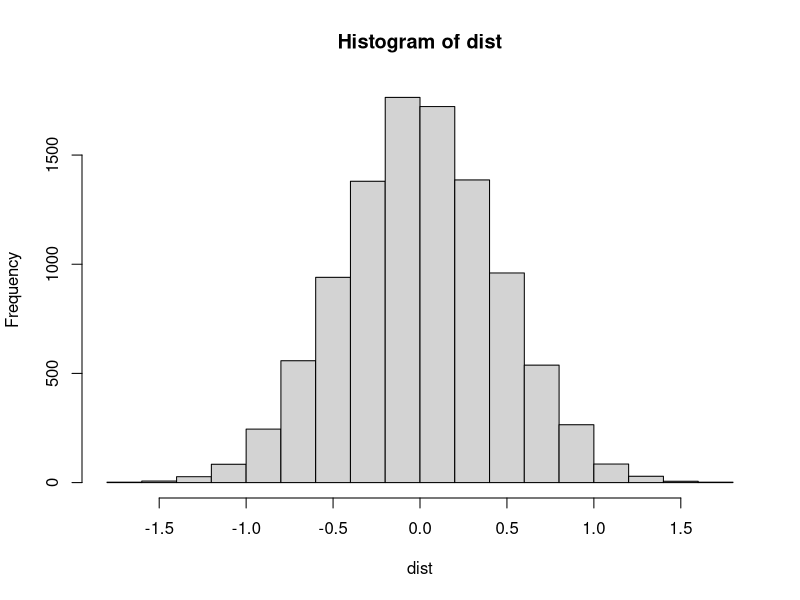
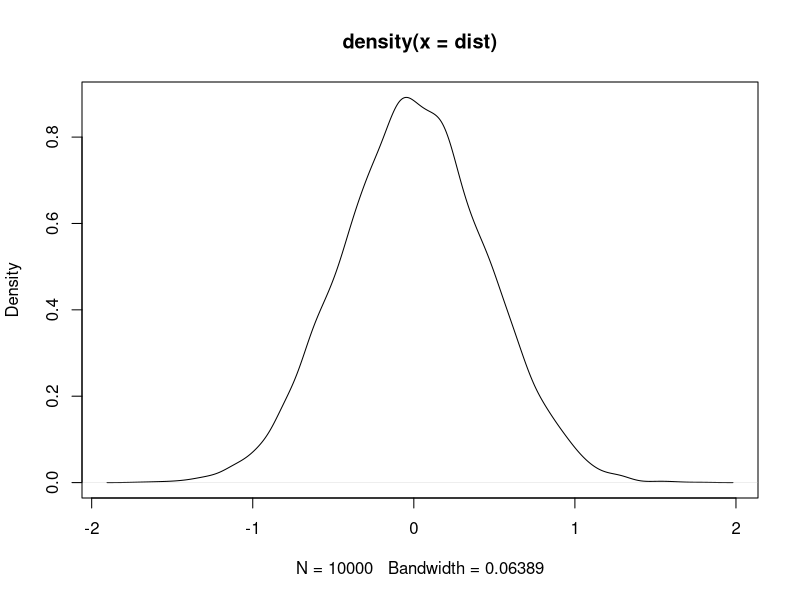
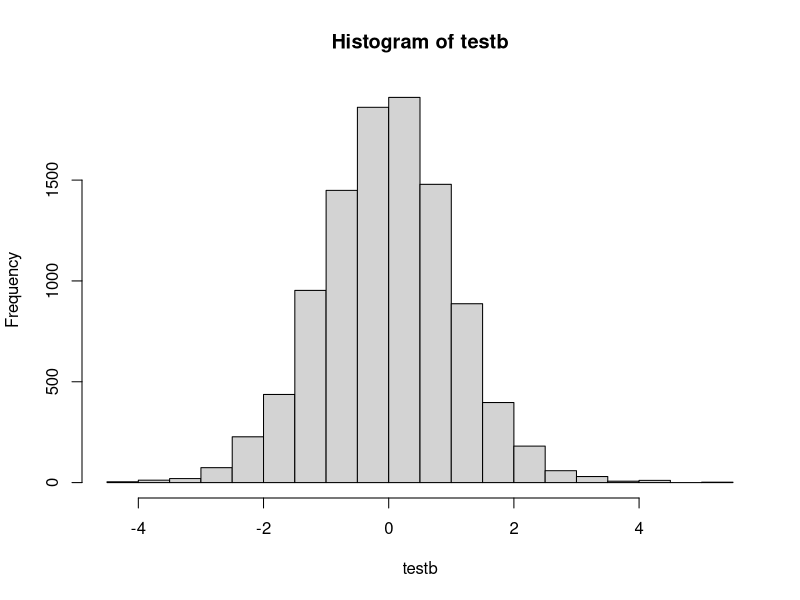

Here is the R script that generated these plots, in order:
## ---- chunk 1
#Normal Distribution M=0, SD=1

#rnorm(10,0,1)

dist<- c()

for (i in 1:10000)
{
  a<-rnorm(10,0,1)
  b<-rnorm(10,0,1)
  
  dist<-c(dist,mean(b)-mean(a))
}

hist(dist)

plot(density(dist))

## ---- chunk 2
testb <- replicate(10000,t.test(rnorm(10,0,1),rnorm(10,0,1))$statistic)
hist(testb)

## ---- chunk 3
ttest<-function(t,df)
{
  return((1-pt(q=abs(t),df=df))*2)
}
ttest(.5,9)
ttest(1,9)
ttest(1.5,9)
ttest(2,9)
ttest(2.5,9)

## ---- chunk 4
Scores <- rnorm(10, mean = 0, sd = 1)
t.test(Scores,mu=0)
## ---- chunk 5

## ---- chunk 6
